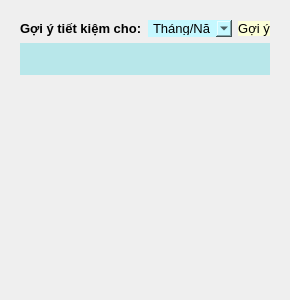
         <widget class="QWidget" name="goiytietkiem_page">
          <layout class="QGridLayout" name="gridLayout_10">
           <item row="0" column="0">
            <widget class="QFrame" name="frame_2">
             <property name="styleSheet">
              <string notr="true">border:none;</string>
             </property>
             <property name="frameShape">
              <enum>QFrame::StyledPanel</enum>
             </property>
             <property name="frameShadow">
              <enum>QFrame::Raised</enum>
             </property>
             <layout class="QGridLayout" name="gridLayout_9">
              <item row="0" column="0">
               <layout class="QGridLayout" name="gridLayout_8">
                <item row="0" column="0">
                 <layout class="QHBoxLayout" name="horizontalLayout_15">
                  <item>
                   <widget class="QLabel" name="label_6">
                    <property name="font">
                     <font>
                      <pointsize>10</pointsize>
                      <weight>75</weight>
                      <bold>true</bold>
                     </font>
                    </property>
                    <property name="text">
                     <string>Gợi ý tiết kiệm cho:</string>
                    </property>
                   </widget>
                  </item>
                  <item>
                   <widget class="QComboBox" name="chonthangnam_GYTK">
                    <property name="font">
                     <font>
                      <pointsize>10</pointsize>
                     </font>
                    </property>
                    <property name="styleSheet">
                     <string notr="true">border:none;
background-color: rgb(197, 248, 255);</string>
                    </property>
                    <property name="currentText">
                     <string>Tháng/Năm</string>
                    </property>
                    <item>
                     <property name="text">
                      <string>Tháng/Năm</string>
                     </property>
                    </item>
                   </widget>
                  </item>
                 </layout>
                </item>
                <item row="0" column="1">
                 <widget class="QPushButton" name="goiy_btn">
                  <property name="font">
                   <font>
                    <pointsize>10</pointsize>
                   </font>
                  </property>
                  <property name="styleSheet">
                   <string notr="true">background-color:rgb(252, 255, 216);
</string>
                  </property>
                  <property name="text">
                   <string>Gợi ý</string>
                  </property>
                 </widget>
                </item>
                <item row="1" column="0" colspan="2">
                 <layout class="QVBoxLayout" name="verticalLayout_9">
                  <item>
                   <widget class="QFrame" name="frame_4">
                    <property name="styleSheet">
                     <string notr="true">QFrame{
	border-image: url(:/icon/khungGY.png) 4 6 1 2;
	background-color: rgb(184, 231, 234);
	
}
</string>
                    </property>
                    <property name="frameShape">
                     <enum>QFrame::StyledPanel</enum>
                    </property>
                    <property name="frameShadow">
                     <enum>QFrame::Raised</enum>
                    </property>
                    <layout class="QGridLayout" name="gridLayout_7">
                     <item row="1" column="0">
                      <widget class="QLabel" name="goiy_show">
                       <property name="font">
                        <font>
                         <pointsize>9</pointsize>
                        </font>
                       </property>
                       <property name="styleSheet">
                        <string notr="true">QLabel {
        border-image: none; 

    }</string>
                       </property>
                       <property name="text">
                        <string/>
                       </property>
                       <property name="textFormat">
                        <enum>Qt::AutoText</enum>
                       </property>
                      </widget>
                     </item>
                    </layout>
                   </widget>
                  </item>
                  <item>
                   <widget class="QFrame" name="frame_3">
                    <property name="styleSheet">
                     <string notr="true"/>
                    </property>
                    <property name="frameShape">
                     <enum>QFrame::StyledPanel</enum>
                    </property>
                    <property name="frameShadow">
                     <enum>QFrame::Raised</enum>
                    </property>
                    <property name="lineWidth">
                     <number>1</number>
                    </property>
                    <layout class="QGridLayout" name="gridLayout_12">
                     <item row="0" column="0">
                      <widget class="QFrame" name="frame_5">
                       <property name="minimumSize">
                        <size>
                         <width>211</width>
                         <height>181</height>
                        </size>
                       </property>
                       <property name="maximumSize">
                        <size>
                         <width>231</width>
                         <height>201</height>
                        </size>
                       </property>
                       <property name="styleSheet">
                        <string notr="true">QFrame {
	border-image: url(&quot;:/icon/GYTK_bg.png&quot;) 10 10 10 10 stretch stretch;
	border:none;
}
</string>
                       </property>
                       <property name="frameShape">
                        <enum>QFrame::StyledPanel</enum>
                       </property>
                       <property name="frameShadow">
                        <enum>QFrame::Raised</enum>
                       </property>
                      </widget>
                     </item>
                    </layout>
                   </widget>
                  </item>
                 </layout>
                </item>
               </layout>
              </item>
             </layout>
            </widget>
           </item>
          </layout>
         </widget>
